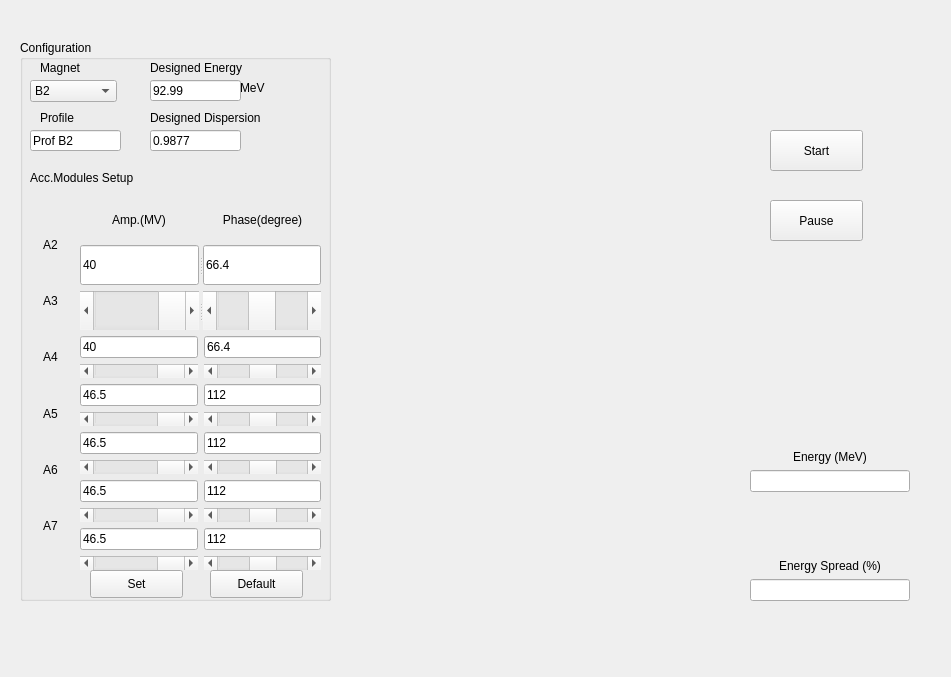
<?xml version="1.0" encoding="UTF-8"?>
<ui version="4.0">
 <class>MainWindow</class>
 <widget class="QMainWindow" name="MainWindow">
  <property name="geometry">
   <rect>
    <x>0</x>
    <y>0</y>
    <width>951</width>
    <height>677</height>
   </rect>
  </property>
  <property name="sizePolicy">
   <sizepolicy hsizetype="Fixed" vsizetype="Fixed">
    <horstretch>0</horstretch>
    <verstretch>0</verstretch>
   </sizepolicy>
  </property>
  <property name="windowTitle">
   <string>MainWindow</string>
  </property>
  <property name="autoFillBackground">
   <bool>true</bool>
  </property>
  <widget class="QWidget" name="centralWidget">
   <widget class="QGroupBox" name="groupBox">
    <property name="geometry">
     <rect>
      <x>20</x>
      <y>40</y>
      <width>311</width>
      <height>561</height>
     </rect>
    </property>
    <property name="title">
     <string>Configuration</string>
    </property>
    <widget class="QComboBox" name="comboBox_b_select">
     <property name="geometry">
      <rect>
       <x>10</x>
       <y>40</y>
       <width>87</width>
       <height>22</height>
      </rect>
     </property>
     <item>
      <property name="text">
       <string>B2</string>
      </property>
     </item>
     <item>
      <property name="text">
       <string>B3</string>
      </property>
     </item>
    </widget>
    <widget class="QLabel" name="label">
     <property name="geometry">
      <rect>
       <x>20</x>
       <y>20</y>
       <width>72</width>
       <height>15</height>
      </rect>
     </property>
     <property name="text">
      <string>Magnet</string>
     </property>
    </widget>
    <widget class="QLabel" name="label_2">
     <property name="geometry">
      <rect>
       <x>130</x>
       <y>20</y>
       <width>131</width>
       <height>16</height>
      </rect>
     </property>
     <property name="text">
      <string>Designed Energy</string>
     </property>
    </widget>
    <widget class="QLineEdit" name="lineEdit_designed_energy">
     <property name="geometry">
      <rect>
       <x>130</x>
       <y>40</y>
       <width>91</width>
       <height>21</height>
      </rect>
     </property>
     <property name="text">
      <string>92.99</string>
     </property>
    </widget>
    <widget class="QLabel" name="label_3">
     <property name="geometry">
      <rect>
       <x>220</x>
       <y>40</y>
       <width>31</width>
       <height>16</height>
      </rect>
     </property>
     <property name="text">
      <string>MeV</string>
     </property>
    </widget>
    <widget class="QLabel" name="label_4">
     <property name="geometry">
      <rect>
       <x>20</x>
       <y>70</y>
       <width>72</width>
       <height>15</height>
      </rect>
     </property>
     <property name="text">
      <string>Profile</string>
     </property>
    </widget>
    <widget class="QLabel" name="label_5">
     <property name="geometry">
      <rect>
       <x>130</x>
       <y>70</y>
       <width>151</width>
       <height>16</height>
      </rect>
     </property>
     <property name="text">
      <string>Designed Dispersion</string>
     </property>
    </widget>
    <widget class="QLineEdit" name="lineEdit_profile">
     <property name="geometry">
      <rect>
       <x>10</x>
       <y>90</y>
       <width>91</width>
       <height>21</height>
      </rect>
     </property>
     <property name="text">
      <string>Prof B2</string>
     </property>
    </widget>
    <widget class="QLineEdit" name="lineEdit_designed_dispersion">
     <property name="geometry">
      <rect>
       <x>130</x>
       <y>90</y>
       <width>91</width>
       <height>21</height>
      </rect>
     </property>
     <property name="text">
      <string>0.9877</string>
     </property>
    </widget>
    <widget class="QLabel" name="label_6">
     <property name="geometry">
      <rect>
       <x>10</x>
       <y>130</y>
       <width>141</width>
       <height>16</height>
      </rect>
     </property>
     <property name="text">
      <string>Acc.Modules Setup</string>
     </property>
    </widget>
    <widget class="QWidget" name="layoutWidget">
     <property name="geometry">
      <rect>
       <x>10</x>
       <y>180</y>
       <width>41</width>
       <height>331</height>
      </rect>
     </property>
     <layout class="QVBoxLayout" name="verticalLayout">
      <item>
       <widget class="QLabel" name="label_7">
        <property name="text">
         <string>A2</string>
        </property>
        <property name="alignment">
         <set>Qt::AlignCenter</set>
        </property>
       </widget>
      </item>
      <item>
       <widget class="QLabel" name="label_9">
        <property name="text">
         <string>A3</string>
        </property>
        <property name="alignment">
         <set>Qt::AlignCenter</set>
        </property>
       </widget>
      </item>
      <item>
       <widget class="QLabel" name="label_10">
        <property name="text">
         <string>A4</string>
        </property>
        <property name="alignment">
         <set>Qt::AlignCenter</set>
        </property>
       </widget>
      </item>
      <item>
       <widget class="QLabel" name="label_11">
        <property name="text">
         <string>A5</string>
        </property>
        <property name="alignment">
         <set>Qt::AlignCenter</set>
        </property>
       </widget>
      </item>
      <item>
       <widget class="QLabel" name="label_12">
        <property name="text">
         <string>A6</string>
        </property>
        <property name="alignment">
         <set>Qt::AlignCenter</set>
        </property>
       </widget>
      </item>
      <item>
       <widget class="QLabel" name="label_13">
        <property name="text">
         <string>A7</string>
        </property>
        <property name="alignment">
         <set>Qt::AlignCenter</set>
        </property>
       </widget>
      </item>
     </layout>
    </widget>
    <widget class="QWidget" name="layoutWidget">
     <property name="geometry">
      <rect>
       <x>60</x>
       <y>160</y>
       <width>241</width>
       <height>370</height>
      </rect>
     </property>
     <layout class="QGridLayout" name="gridLayout">
      <item row="0" column="0">
       <widget class="QLabel" name="label_14">
        <property name="text">
         <string>Amp.(MV)</string>
        </property>
        <property name="alignment">
         <set>Qt::AlignCenter</set>
        </property>
       </widget>
      </item>
      <item row="0" column="1">
       <widget class="QLabel" name="label_15">
        <property name="text">
         <string>Phase(degree)</string>
        </property>
        <property name="alignment">
         <set>Qt::AlignCenter</set>
        </property>
       </widget>
      </item>
      <item row="1" column="0" colspan="2">
       <widget class="QSplitter" name="splitter">
        <property name="orientation">
         <enum>Qt::Horizontal</enum>
        </property>
        <widget class="QLineEdit" name="lineEdit_amp_a2">
         <property name="text">
          <string>40</string>
         </property>
        </widget>
        <widget class="QLineEdit" name="lineEdit_pha_a2">
         <property name="text">
          <string>66.4</string>
         </property>
        </widget>
       </widget>
      </item>
      <item row="2" column="0" colspan="2">
       <widget class="QSplitter" name="splitter_2">
        <property name="orientation">
         <enum>Qt::Horizontal</enum>
        </property>
        <widget class="QScrollBar" name="horizontalScrollBar_amp_a2">
         <property name="maximum">
          <number>400</number>
         </property>
         <property name="value">
          <number>400</number>
         </property>
         <property name="orientation">
          <enum>Qt::Horizontal</enum>
         </property>
        </widget>
        <widget class="QScrollBar" name="horizontalScrollBar_pha_a2">
         <property name="maximum">
          <number>1800</number>
         </property>
         <property name="value">
          <number>900</number>
         </property>
         <property name="orientation">
          <enum>Qt::Horizontal</enum>
         </property>
        </widget>
       </widget>
      </item>
      <item row="3" column="0">
       <widget class="QLineEdit" name="lineEdit_amp_a3">
        <property name="text">
         <string>40</string>
        </property>
       </widget>
      </item>
      <item row="3" column="1">
       <widget class="QLineEdit" name="lineEdit_pha_a3">
        <property name="text">
         <string>66.4</string>
        </property>
       </widget>
      </item>
      <item row="4" column="0">
       <widget class="QScrollBar" name="horizontalScrollBar_amp_a3">
        <property name="maximum">
         <number>400</number>
        </property>
        <property name="value">
         <number>400</number>
        </property>
        <property name="orientation">
         <enum>Qt::Horizontal</enum>
        </property>
       </widget>
      </item>
      <item row="4" column="1">
       <widget class="QScrollBar" name="horizontalScrollBar_pha_a3">
        <property name="maximum">
         <number>1800</number>
        </property>
        <property name="value">
         <number>900</number>
        </property>
        <property name="orientation">
         <enum>Qt::Horizontal</enum>
        </property>
       </widget>
      </item>
      <item row="5" column="0">
       <widget class="QLineEdit" name="lineEdit_amp_a4">
        <property name="text">
         <string>46.5</string>
        </property>
       </widget>
      </item>
      <item row="5" column="1">
       <widget class="QLineEdit" name="lineEdit_pha_a4">
        <property name="text">
         <string>112</string>
        </property>
       </widget>
      </item>
      <item row="6" column="0">
       <widget class="QScrollBar" name="horizontalScrollBar_amp_a4">
        <property name="maximum">
         <number>465</number>
        </property>
        <property name="singleStep">
         <number>1</number>
        </property>
        <property name="value">
         <number>465</number>
        </property>
        <property name="orientation">
         <enum>Qt::Horizontal</enum>
        </property>
       </widget>
      </item>
      <item row="6" column="1">
       <widget class="QScrollBar" name="horizontalScrollBar_pha_a4">
        <property name="maximum">
         <number>1800</number>
        </property>
        <property name="value">
         <number>900</number>
        </property>
        <property name="orientation">
         <enum>Qt::Horizontal</enum>
        </property>
       </widget>
      </item>
      <item row="7" column="0">
       <widget class="QLineEdit" name="lineEdit_amp_a5">
        <property name="text">
         <string>46.5</string>
        </property>
       </widget>
      </item>
      <item row="7" column="1">
       <widget class="QLineEdit" name="lineEdit_pha_a5">
        <property name="text">
         <string>112</string>
        </property>
       </widget>
      </item>
      <item row="8" column="0">
       <widget class="QScrollBar" name="horizontalScrollBar_amp_a5">
        <property name="maximum">
         <number>465</number>
        </property>
        <property name="value">
         <number>465</number>
        </property>
        <property name="orientation">
         <enum>Qt::Horizontal</enum>
        </property>
       </widget>
      </item>
      <item row="8" column="1">
       <widget class="QScrollBar" name="horizontalScrollBar_pha_a5">
        <property name="maximum">
         <number>1800</number>
        </property>
        <property name="value">
         <number>900</number>
        </property>
        <property name="orientation">
         <enum>Qt::Horizontal</enum>
        </property>
       </widget>
      </item>
      <item row="9" column="0">
       <widget class="QLineEdit" name="lineEdit_amp_a6">
        <property name="text">
         <string>46.5</string>
        </property>
       </widget>
      </item>
      <item row="9" column="1">
       <widget class="QLineEdit" name="lineEdit_pha_a6">
        <property name="text">
         <string>112</string>
        </property>
       </widget>
      </item>
      <item row="10" column="0">
       <widget class="QScrollBar" name="horizontalScrollBar_amp_a6">
        <property name="maximum">
         <number>465</number>
        </property>
        <property name="value">
         <number>465</number>
        </property>
        <property name="orientation">
         <enum>Qt::Horizontal</enum>
        </property>
       </widget>
      </item>
      <item row="10" column="1">
       <widget class="QScrollBar" name="horizontalScrollBar_pha_a6">
        <property name="maximum">
         <number>1800</number>
        </property>
        <property name="value">
         <number>900</number>
        </property>
        <property name="orientation">
         <enum>Qt::Horizontal</enum>
        </property>
       </widget>
      </item>
      <item row="11" column="0">
       <widget class="QLineEdit" name="lineEdit_amp_a7">
        <property name="text">
         <string>46.5</string>
        </property>
       </widget>
      </item>
      <item row="11" column="1">
       <widget class="QLineEdit" name="lineEdit_pha_a7">
        <property name="text">
         <string>112</string>
        </property>
       </widget>
      </item>
      <item row="12" column="0">
       <widget class="QScrollBar" name="horizontalScrollBar_amp_a7">
        <property name="maximum">
         <number>465</number>
        </property>
        <property name="value">
         <number>465</number>
        </property>
        <property name="orientation">
         <enum>Qt::Horizontal</enum>
        </property>
       </widget>
      </item>
      <item row="12" column="1">
       <widget class="QScrollBar" name="horizontalScrollBar_pha_a7">
        <property name="maximum">
         <number>1800</number>
        </property>
        <property name="value">
         <number>900</number>
        </property>
        <property name="orientation">
         <enum>Qt::Horizontal</enum>
        </property>
       </widget>
      </item>
     </layout>
    </widget>
    <widget class="QPushButton" name="pushButton_set">
     <property name="geometry">
      <rect>
       <x>70</x>
       <y>530</y>
       <width>93</width>
       <height>28</height>
      </rect>
     </property>
     <property name="text">
      <string>Set</string>
     </property>
    </widget>
    <widget class="QPushButton" name="pushButton_default">
     <property name="geometry">
      <rect>
       <x>190</x>
       <y>530</y>
       <width>93</width>
       <height>28</height>
      </rect>
     </property>
     <property name="text">
      <string>Default</string>
     </property>
    </widget>
    <zorder>layoutWidget</zorder>
    <zorder>layoutWidget</zorder>
    <zorder>comboBox_b_select</zorder>
    <zorder>label</zorder>
    <zorder>label_2</zorder>
    <zorder>lineEdit_designed_energy</zorder>
    <zorder>label_3</zorder>
    <zorder>label_4</zorder>
    <zorder>label_5</zorder>
    <zorder>lineEdit_profile</zorder>
    <zorder>lineEdit_designed_dispersion</zorder>
    <zorder>label_6</zorder>
    <zorder>pushButton_set</zorder>
    <zorder>pushButton_default</zorder>
   </widget>
   <widget class="QPushButton" name="pushButton_start">
    <property name="geometry">
     <rect>
      <x>770</x>
      <y>130</y>
      <width>93</width>
      <height>41</height>
     </rect>
    </property>
    <property name="text">
     <string>Start</string>
    </property>
   </widget>
   <widget class="QPushButton" name="pushButton_pause">
    <property name="geometry">
     <rect>
      <x>770</x>
      <y>200</y>
      <width>93</width>
      <height>41</height>
     </rect>
    </property>
    <property name="text">
     <string>Pause</string>
    </property>
   </widget>
   <widget class="QWidget" name="verticalLayoutWidget">
    <property name="geometry">
     <rect>
      <x>750</x>
      <y>450</y>
      <width>160</width>
      <height>151</height>
     </rect>
    </property>
    <layout class="QVBoxLayout" name="verticalLayout_2">
     <item>
      <widget class="QLabel" name="label_16">
       <property name="text">
        <string>Energy (MeV)</string>
       </property>
       <property name="alignment">
        <set>Qt::AlignCenter</set>
       </property>
      </widget>
     </item>
     <item>
      <widget class="QLineEdit" name="lineEdit_energy"/>
     </item>
     <item>
      <spacer name="verticalSpacer">
       <property name="orientation">
        <enum>Qt::Vertical</enum>
       </property>
       <property name="sizeHint" stdset="0">
        <size>
         <width>20</width>
         <height>40</height>
        </size>
       </property>
      </spacer>
     </item>
     <item>
      <widget class="QLabel" name="label_17">
       <property name="text">
        <string>Energy Spread (%)</string>
       </property>
       <property name="alignment">
        <set>Qt::AlignCenter</set>
       </property>
      </widget>
     </item>
     <item>
      <widget class="QLineEdit" name="lineEdit_energy_spread">
       <property name="text">
        <string/>
       </property>
      </widget>
     </item>
    </layout>
   </widget>
   <widget class="QWidget" name="verticalLayoutWidget_2">
    <property name="geometry">
     <rect>
      <x>340</x>
      <y>20</y>
      <width>361</width>
      <height>361</height>
     </rect>
    </property>
    <layout class="QVBoxLayout" name="vbox_mpl1"/>
   </widget>
   <widget class="QWidget" name="verticalLayoutWidget_3">
    <property name="geometry">
     <rect>
      <x>340</x>
      <y>390</y>
      <width>361</width>
      <height>261</height>
     </rect>
    </property>
    <layout class="QVBoxLayout" name="vbox_mpl2"/>
   </widget>
  </widget>
 </widget>
 <resources/>
 <connections/>
</ui>
